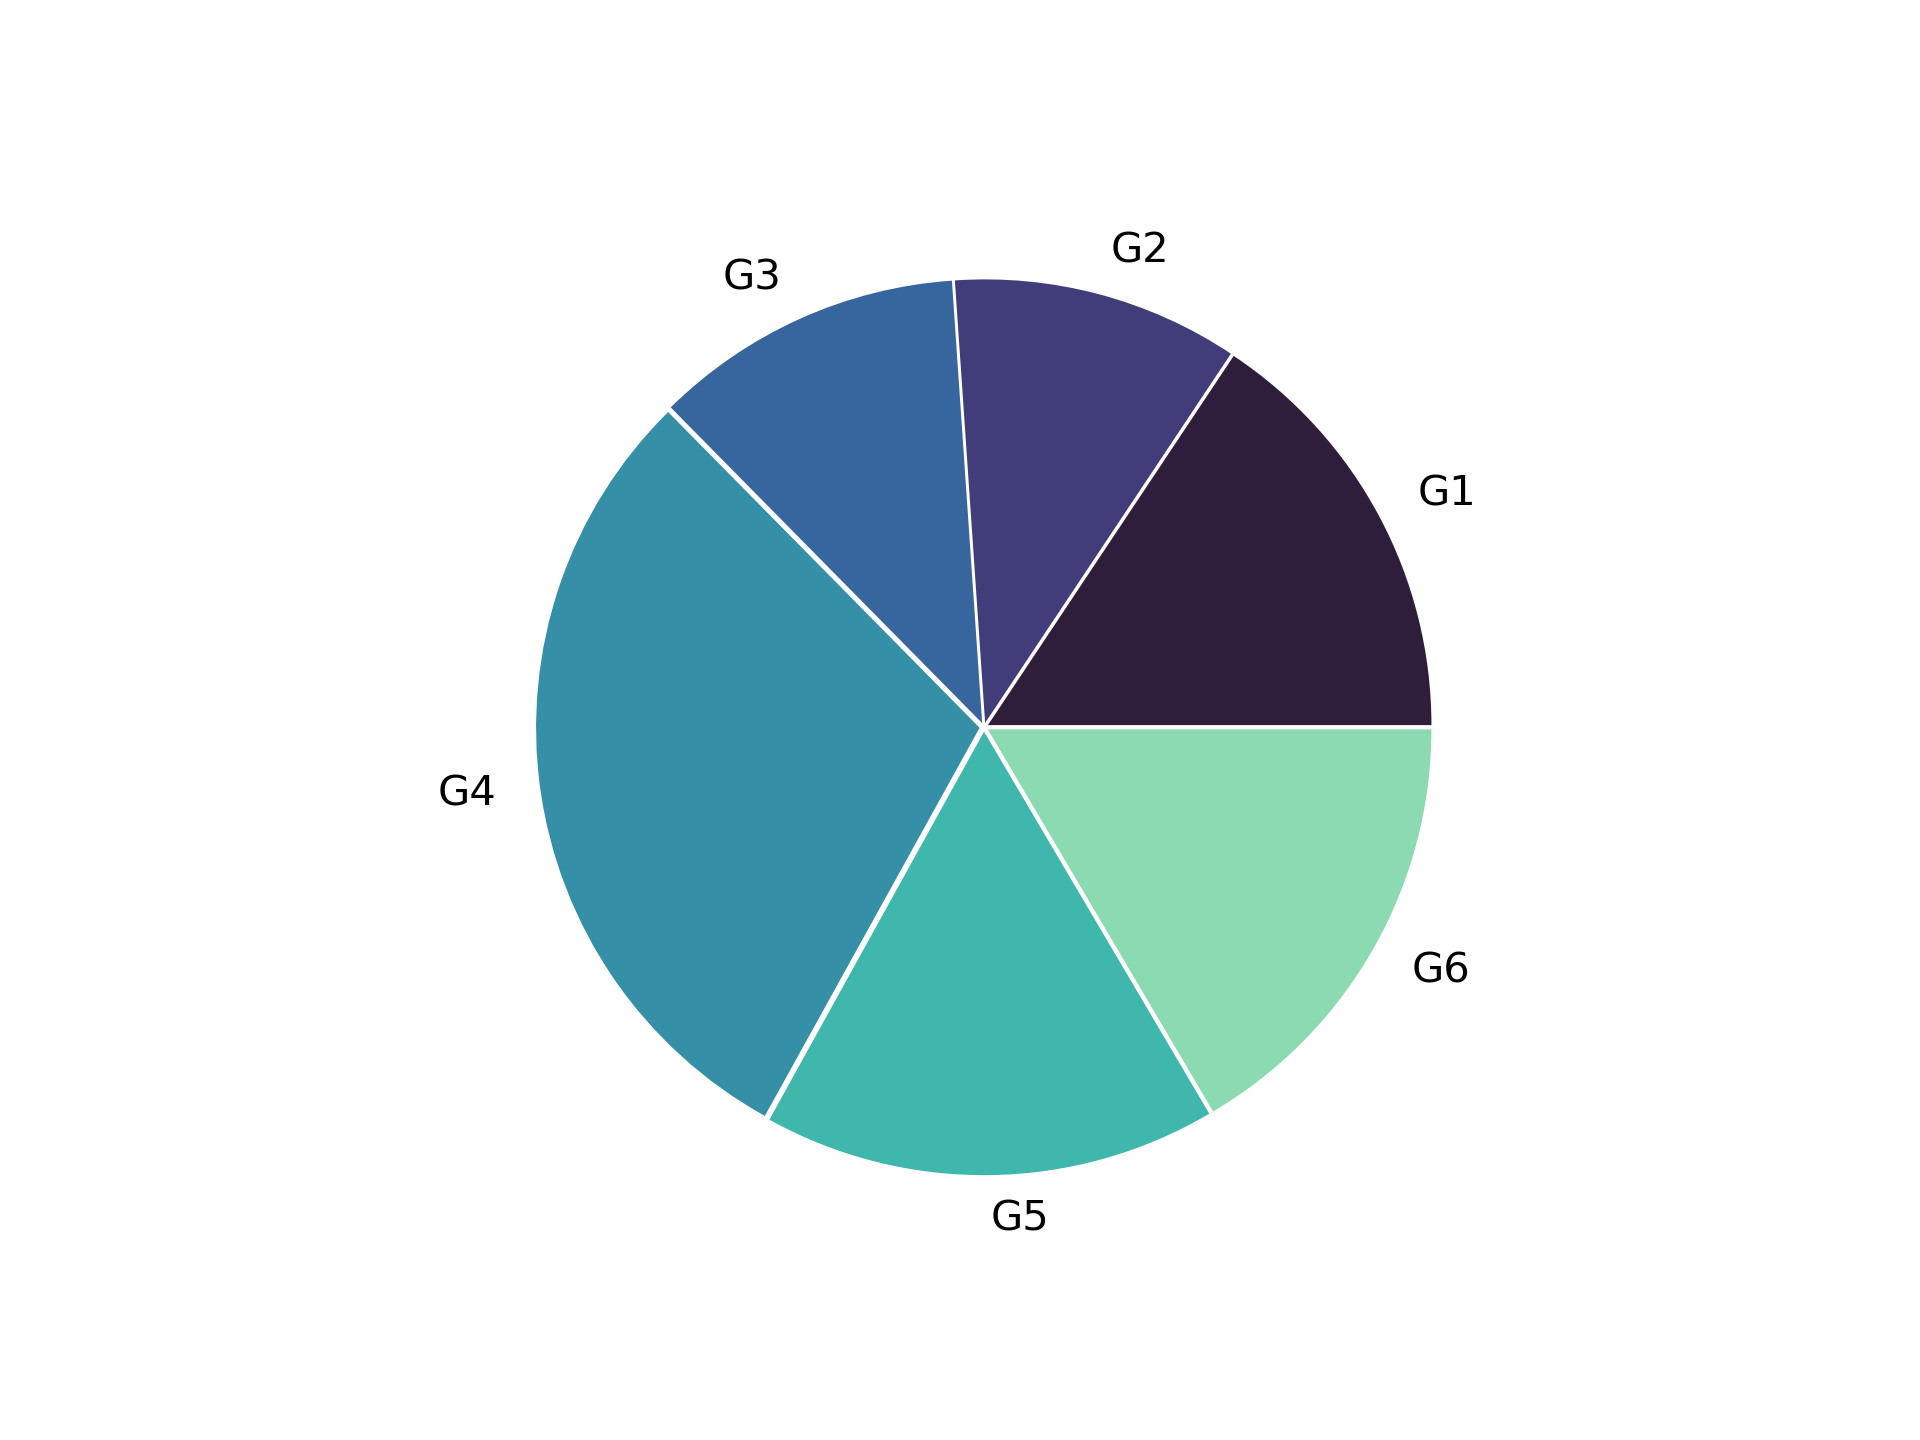

The Python source for this figure:
from matplotlib import pyplot as plt
import seaborn as sns
colors = sns.color_palette('mako')[0:6]
x = [36, 24, 26, 68, 38, 38]
lab = 'G1,G2,G3,G4,G5,G6'.split(',')
explode = [0.01] * 6
plt.pie(x, labels = lab, colors = colors, explode = explode)
plt.savefig('pie_norm.png', dpi = 300)
plt.clf()